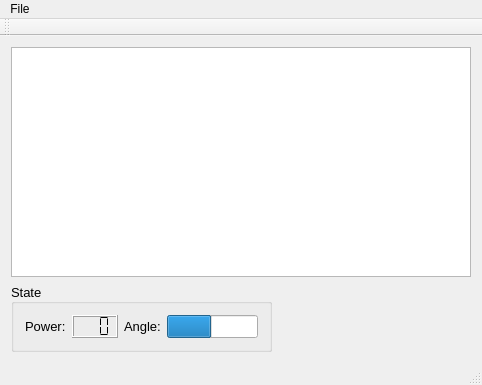
<?xml version="1.0" encoding="UTF-8"?>
<ui version="4.0">
 <class>Catapult</class>
 <widget class="QMainWindow" name="Catapult">
  <property name="geometry">
   <rect>
    <x>0</x>
    <y>0</y>
    <width>482</width>
    <height>385</height>
   </rect>
  </property>
  <property name="windowTitle">
   <string>Catapult</string>
  </property>
  <widget class="QWidget" name="centralWidget">
   <layout class="QVBoxLayout" name="verticalLayout">
    <item>
     <widget class="QGraphicsView" name="viewer">
      <property name="verticalScrollBarPolicy">
       <enum>Qt::ScrollBarAlwaysOff</enum>
      </property>
      <property name="horizontalScrollBarPolicy">
       <enum>Qt::ScrollBarAlwaysOff</enum>
      </property>
      <property name="backgroundBrush">
       <brush brushstyle="BDiagPattern">
        <color alpha="100">
         <red>100</red>
         <green>0</green>
         <blue>50</blue>
        </color>
       </brush>
      </property>
      <property name="renderHints">
       <set>QPainter::Antialiasing|QPainter::HighQualityAntialiasing|QPainter::TextAntialiasing</set>
      </property>
     </widget>
    </item>
    <item>
     <widget class="QGroupBox" name="bottomGroupBox">
      <property name="sizePolicy">
       <sizepolicy hsizetype="Maximum" vsizetype="Preferred">
        <horstretch>0</horstretch>
        <verstretch>0</verstretch>
       </sizepolicy>
      </property>
      <property name="font">
       <font>
        <family>Arial</family>
        <pointsize>10</pointsize>
        <weight>50</weight>
        <italic>false</italic>
        <bold>false</bold>
        <strikeout>false</strikeout>
        <stylestrategy>PreferDefault</stylestrategy>
       </font>
      </property>
      <property name="title">
       <string>State</string>
      </property>
      <property name="alignment">
       <set>Qt::AlignLeading|Qt::AlignLeft|Qt::AlignVCenter</set>
      </property>
      <property name="flat">
       <bool>false</bool>
      </property>
      <property name="checkable">
       <bool>false</bool>
      </property>
      <layout class="QGridLayout" name="gridLayout">
       <item row="0" column="0">
        <layout class="QHBoxLayout" name="horizontalLayout">
         <item>
          <widget class="QLabel" name="label">
           <property name="text">
            <string>Power:</string>
           </property>
          </widget>
         </item>
         <item>
          <widget class="QLCDNumber" name="powerDisplay">
           <property name="numDigits">
            <number>3</number>
           </property>
           <property name="segmentStyle">
            <enum>QLCDNumber::Flat</enum>
           </property>
          </widget>
         </item>
        </layout>
       </item>
       <item row="0" column="1">
        <layout class="QHBoxLayout" name="horizontalLayout_2">
         <item>
          <widget class="QLabel" name="label_2">
           <property name="text">
            <string>Angle:</string>
           </property>
          </widget>
         </item>
         <item>
          <widget class="QProgressBar" name="angleDisplay">
           <property name="minimum">
            <number>1</number>
           </property>
           <property name="maximum">
            <number>90</number>
           </property>
           <property name="value">
            <number>45</number>
           </property>
           <property name="textVisible">
            <bool>false</bool>
           </property>
           <property name="orientation">
            <enum>Qt::Horizontal</enum>
           </property>
           <property name="invertedAppearance">
            <bool>false</bool>
           </property>
          </widget>
         </item>
        </layout>
       </item>
      </layout>
     </widget>
    </item>
   </layout>
  </widget>
  <widget class="QMenuBar" name="menuBar">
   <property name="geometry">
    <rect>
     <x>0</x>
     <y>0</y>
     <width>482</width>
     <height>21</height>
    </rect>
   </property>
   <widget class="QMenu" name="menuExit">
    <property name="title">
     <string>File</string>
    </property>
    <addaction name="actionExit"/>
   </widget>
   <addaction name="menuExit"/>
  </widget>
  <widget class="QToolBar" name="mainToolBar">
   <attribute name="toolBarArea">
    <enum>TopToolBarArea</enum>
   </attribute>
   <attribute name="toolBarBreak">
    <bool>false</bool>
   </attribute>
  </widget>
  <widget class="QStatusBar" name="statusBar"/>
  <action name="actionExit">
   <property name="text">
    <string>Exit</string>
   </property>
   <property name="menuRole">
    <enum>QAction::QuitRole</enum>
   </property>
  </action>
 </widget>
 <layoutdefault spacing="6" margin="11"/>
 <resources/>
 <connections/>
</ui>
